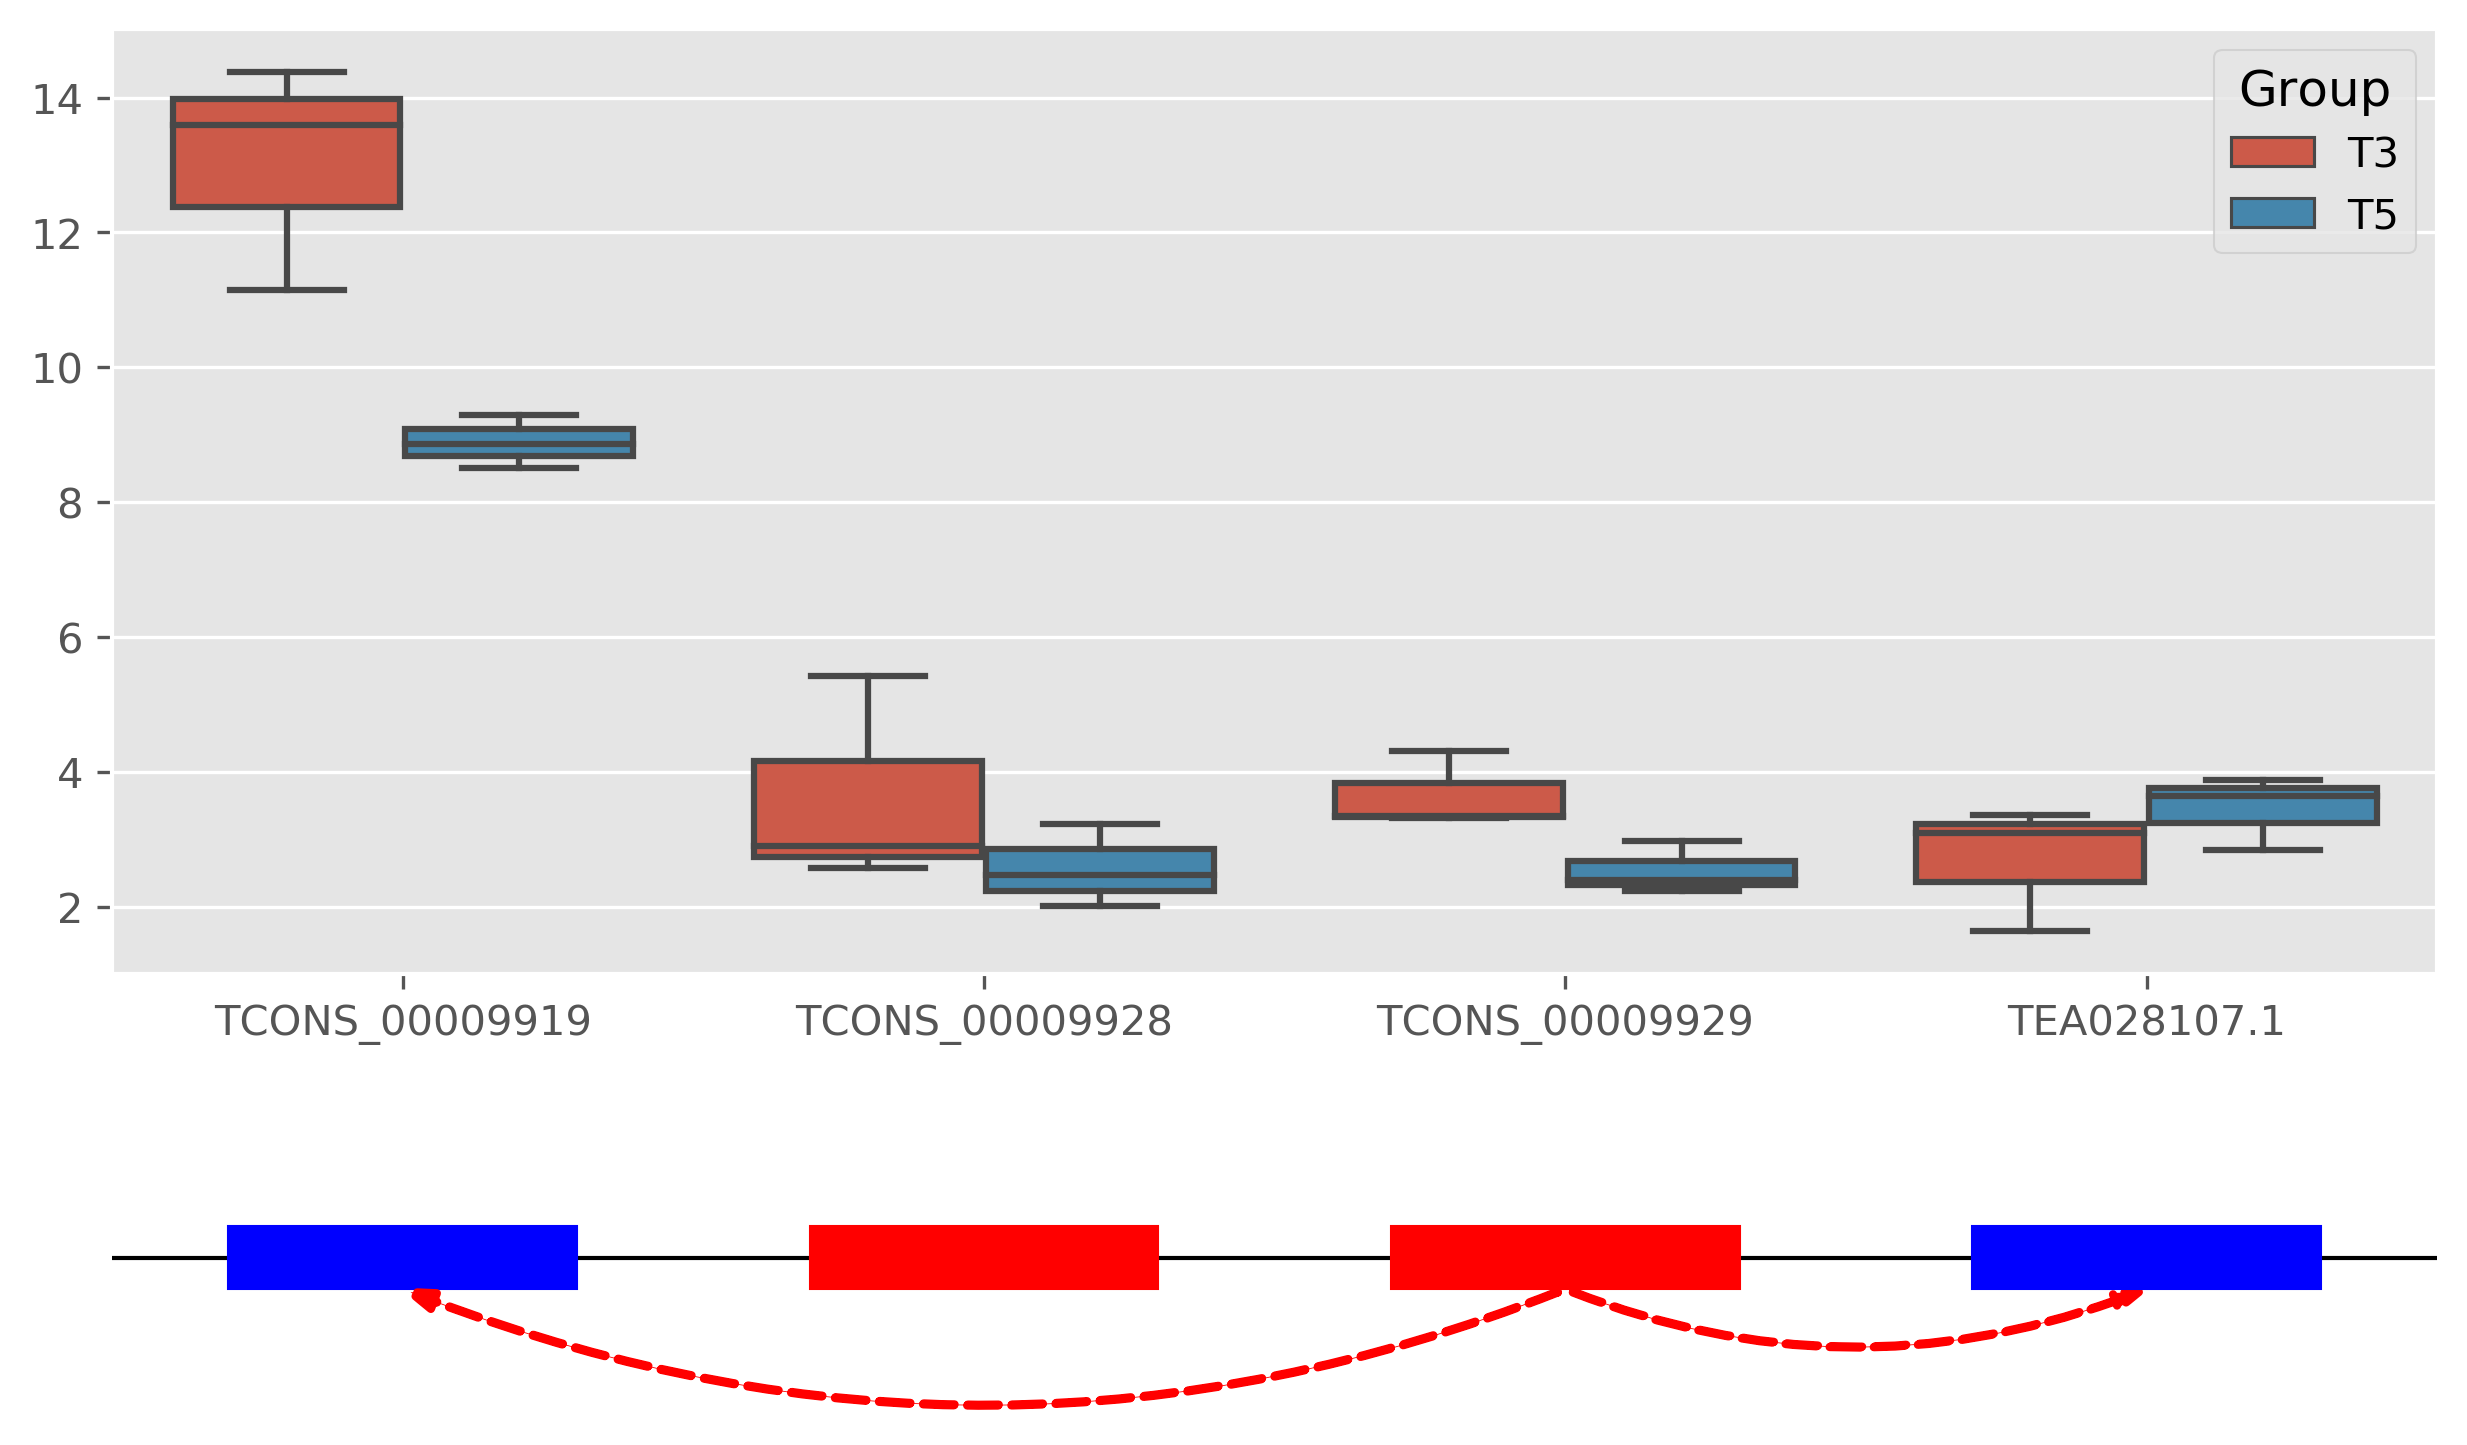

Generate this figure with Python:
#!/usr/bin/env python
# -*- coding: utf-8 -*-
# @Author: Ming
# @Date:   2019-07-12 16:01:58
# @Last Modified by:   Ming
# @Last Modified time: 2019-07-15 21:39:03
from collections import defaultdict

import matplotlib as mpl

mpl.use('Agg')
import pandas as pd
import matplotlib.patches as patches
import matplotlib.pyplot as plt
import seaborn as sns
import click


####
def parse_relation(file_in):
    """

    :param file_in:
    :return:
    """
    res = defaultdict(dict)
    with open(file_in, 'r') as IN:
        for line in IN:
            arr = line.strip().split('\t')
            res[arr[0]][arr[1]] = float(arr[2])
    return res


####


CONTEXT_SETTINGS = dict(help_option_names=['-h', '--help'])


@click.command(context_settings=CONTEXT_SETTINGS)
@click.option('-i', '--input',
              required=True,
              type=click.Path(),
              help="The table input to plot box")
@click.option('-r', '--relation',
              required=True,
              type=click.Path(),
              help="The relationshi file.")
@click.option('--xname',
              required=True,
              help="The x column name for the plot.")
@click.option('--yname',
              required=True,
              help="The y column name for the plot.")
@click.option('--huename',
              required=False,
              help="The hue column name for the plot.")
@click.option('--xorder',
              required=False,
              help="The order of x axis names(sep by ,)")
@click.option('--hueorder',
              required=False,
              help="The order of hue names(sep by ,).")
@click.option('--huecolors',
              required=False,
              help="The colors for hue infos(sep by ,).")
@click.option('-y', '--ylab',
              required=False,
              help="The ylab for the plot.")
@click.option('-t', '--title',
              required=False,
              help="The title for the plot.")
@click.option('--pearson',
              default=0.4,
              type=float,
              show_default=True,
              help="The min pearson relationship.")
@click.option('-p', '--prefix',
              default='result',
              help="The out prefix.")
def cli(input, relation, xname, yname, huename, xorder, hueorder, huecolors,
        ylab, title, pearson, prefix):
    """
    Mix Plot of box plot and rectangle.

    """
    df = pd.read_csv(input, sep='\t')
    relation_info = parse_relation(relation)

    x_order = xorder.strip().split(',') if xorder else None
    hue_order = hueorder.strip().split(',') if hueorder else None
    hue_color = huecolors.strip().split(',') if huecolors else None

    # Draw
    plt.style.use('ggplot')
    figure, axis = plt.subplots(2, 1, figsize=(10, 6), dpi=300,
                                gridspec_kw={'height_ratios': [3, 1]})
    # 上部盒形图
    sns.boxplot(data=df, x=xname, y=yname, hue=huename, order=x_order,
                hue_order=hue_order, color=hue_color, ax=axis[0])

    if x_order is None:
        x_order = [i.get_text() for i in axis[0].get_xticklabels()]
    # 下部位置关系
    # 在不调整 width 的情况下，盒形图的 bar 宽度之和都为0.5，左右各有0.1的空白
    # 从-0.5开始。
    axis[1].set_xlim(axis[0].get_xlim())
    axis[1].axhline(0.5, lw=1, c='black', zorder=0)
    # 虚线的参数
    style = dict(arrowstyle="Simple,head_width=4,head_length=6",
                 linestyle='--', lw=2, color="r")
    for i in range(len(x_order)):
        gene = x_order[i]
        x, y, width, height = -0.3 + i, 0.4, 0.6, 0.2
        color = 'red' if gene in relation_info else 'blue'
        rect_plot = patches.Rectangle((x, y),
                                      width=width, height=height,
                                      fill=True, color=color)
        axis[1].add_patch(rect_plot)
        if color == 'red':
            for mRNA, pearson_val in relation_info[gene].items():
                if abs(pearson_val) > pearson:
                    end = x_order.index(mRNA)
                    rad = 0.2 if i < end else -0.2
                    arc_plot = patches.FancyArrowPatch((i, 0.4), (end, 0.4),
                                                       connectionstyle=f"arc3,rad={rad}",
                                                       **style)
                    axis[1].add_patch(arc_plot)

    # 杂项
    axis[0].set(xlabel="", ylabel=ylab)
    axis[0].set_title(title, fontdict={'size': 22})
    axis[1].axis('off')

    plt.savefig(prefix + '.svg', bbox_inches='tight')
    plt.savefig(prefix + '.png', dpi=300, bbox_inches='tight')


if __name__ == "__main__":
    cli()
